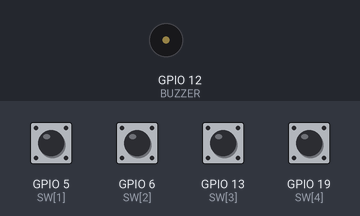
A program run on a simulated Raspberry Pi (BCM pin numbers). On the bench: buzzer (waves = sounding). The inputs (shaded band) are chosen by the test bench; at power-on: GPIO 5 (SW[1]), GPIO 6 (SW[2]), GPIO 13 (SW[3]), GPIO 19 (SW[4]) LOW.

Above: at 1.2 s.
1.3 s: GPIO 5 (SW[1]) pulled HIGH for 1 s
At 1.59 s:
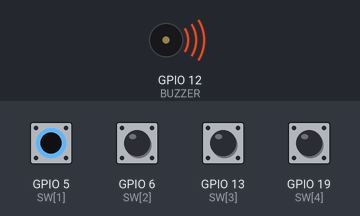
Timing chart, 0 to 4.3 s (numbered marks = the images above; inputs shaded):
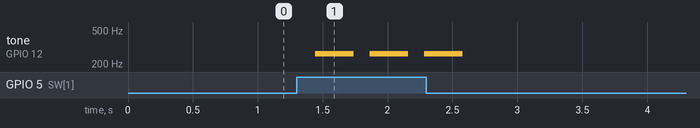

The program:

week7_assignment4_2.py
```python
import RPi.GPIO as GPIO
import time

SW = [0, 5, 6, 13, 19]
BUZZER = 12

GPIO.setwarnings(False)
GPIO.setmode(GPIO.BCM)
GPIO.setup(BUZZER, GPIO.OUT)
for i in range(1, 5):
    GPIO.setup(SW[i], GPIO.IN, pull_up_down=GPIO.PUD_DOWN)

swValue = [0, 0, 0, 0, 0]
swstatus = 0

doremi = [0, 262, 294, 330, 349, 392, 440, 494, 523]

try:
    while True:
        swstatus = 0
        for i in range(1, 5):
            swValue[i] = GPIO.input(SW[i])
            swstatus *= 10
            swstatus += swValue[i]
            time.sleep(0.03)

        if swstatus == 1000:
            p = GPIO.PWM(BUZZER, doremi[1])
        elif swstatus == 100:
            p = GPIO.PWM(BUZZER, doremi[2])
        elif swstatus == 10:
            p = GPIO.PWM(BUZZER, doremi[3])
        elif swstatus == 1:
            p = GPIO.PWM(BUZZER, doremi[4])
        elif swstatus == 1100:
            p = GPIO.PWM(BUZZER, doremi[5])
        elif swstatus == 1010:
            p = GPIO.PWM(BUZZER, doremi[6])
        elif swstatus == 1001:
            p = GPIO.PWM(BUZZER, doremi[7])
        elif swstatus == 110:
            p = GPIO.PWM(BUZZER, doremi[8])
        else:
            p = None

        if p:
            p.start(75)
            time.sleep(0.3)
            p.stop()
            p = None

except KeyboardInterrupt:
    pass

GPIO.cleanup()
```

Measured:
- after the input at 1.3 s, tone on GPIO 12 (BUZZER): alternates 262 Hz for 0.30 s and silent for 0.12 s, 6 changes in all, then stays silent, starting after 0.14 s
